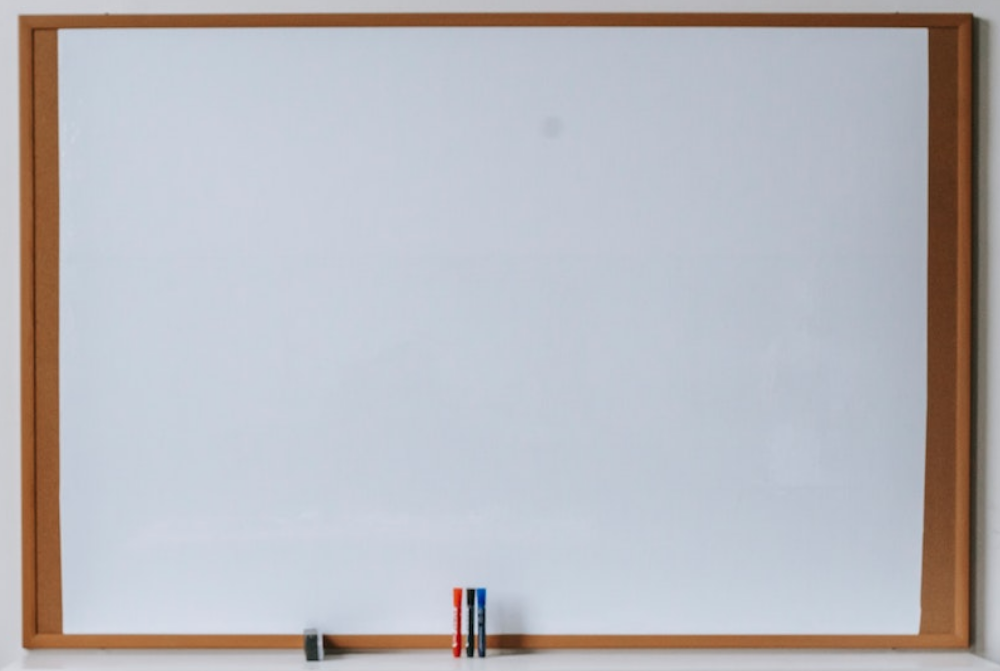
#> input picture 08-drawing-using-opencv/whiteboard.png, 1000 x 671 px
$ python main.py
#> lines starting #> are read from the running program, lines starting #| are printed output that depends on the picture
import os

import cv2


img = cv2.imread(os.path.join(".", "whiteboard.png"))
#> img is the input picture: shape (671, 1000, 3); mean B, G, R 189.1, 184, 184.2

print(img.shape)
#| (671, 1000, 3)

# thickness = 3
# to fill the shape, use thickness = -1
# line
cv2.line(img, (100, 150), (300, 450), (0, 255, 0), 3)

# rectangle
cv2.rectangle(img, (200, 350), (450, 600), (0, 0, 255), -1)

# circle
cv2.circle(img, (800, 200), 75, (255, 0, 0), 10)

# text
cv2.putText(img, "Hey you!", (600, 450), cv2.FONT_HERSHEY_SIMPLEX, 2, (255, 255, 0), 10)
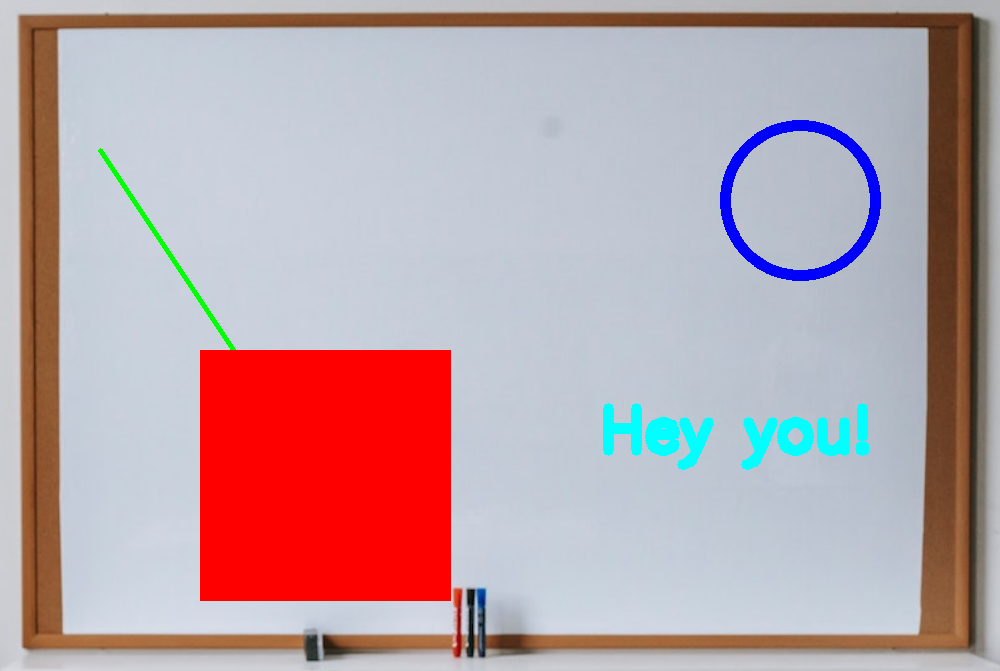
#> img: shape (671, 1000, 3); mean B, G, R 169, 163.6, 185.8

cv2.imshow("img", img)
cv2.waitKey(0)
